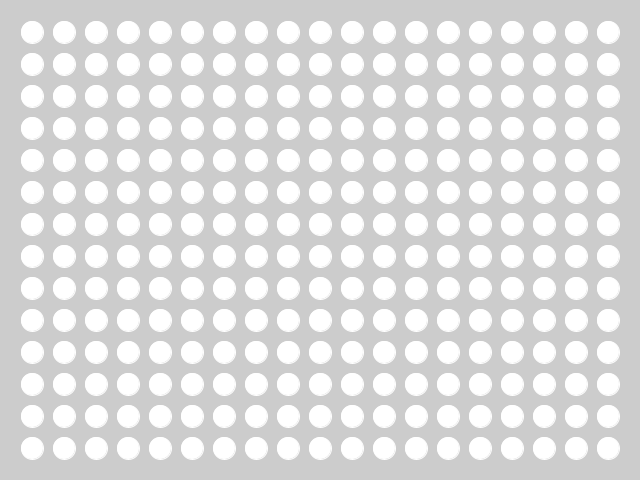
Frame 1 (no input)
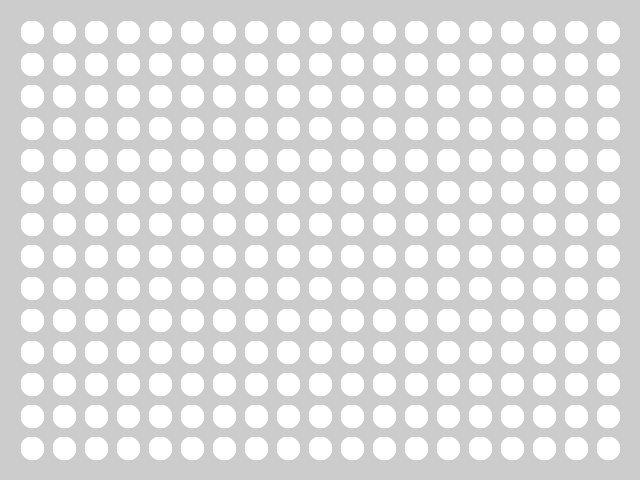
Frame 60 (the mouse pressed at the canvas centre just before this capture)
Frame 120 (the mouse held since frame 60 and released just before this capture): identical to frame 60, image omitted

The Processing sketch that drew these frames (run headless with seeded random() and noise(); from frame 60 on, the mouse is pressed at the canvas centre):

// Processing sketch: Base_Circs
// ── Base_Circs.pde

int numCirc = 20;
int margem = 10; //pixeis de margem


void setup() {
  size(640, 480);
  stroke (255);

  


}

void draw () {
  int numCircH = (height*numCirc)/width;
  int centrosW = width/numCirc;
  int centrosH = height/numCircH;
  
  for (int i = centrosW; i < width; i = i+centrosW) {
    for (int l = centrosH; l < height; l = l+centrosH) {
      ellipse (i,l,(centrosW-margem),(centrosW-margem));
    }
  }
}
